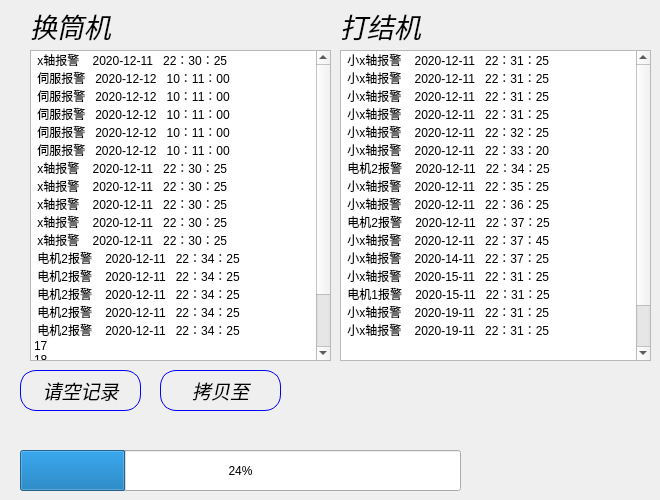
     <widget class="QWidget" name="window_warning">
      <widget class="QListWidget" name="listWidget">
       <property name="geometry">
        <rect>
         <x>30</x>
         <y>50</y>
         <width>301</width>
         <height>311</height>
        </rect>
       </property>
       <item>
        <property name="text">
         <string> x轴报警    2020-12-11   22：30：25</string>
        </property>
       </item>
       <item>
        <property name="text">
         <string> 伺服报警   2020-12-12   10：11：00</string>
        </property>
       </item>
       <item>
        <property name="text">
         <string> 伺服报警   2020-12-12   10：11：00</string>
        </property>
       </item>
       <item>
        <property name="text">
         <string> 伺服报警   2020-12-12   10：11：00</string>
        </property>
       </item>
       <item>
        <property name="text">
         <string> 伺服报警   2020-12-12   10：11：00</string>
        </property>
       </item>
       <item>
        <property name="text">
         <string> 伺服报警   2020-12-12   10：11：00</string>
        </property>
       </item>
       <item>
        <property name="text">
         <string> x轴报警    2020-12-11   22：30：25</string>
        </property>
       </item>
       <item>
        <property name="text">
         <string> x轴报警    2020-12-11   22：30：25</string>
        </property>
       </item>
       <item>
        <property name="text">
         <string> x轴报警    2020-12-11   22：30：25</string>
        </property>
       </item>
       <item>
        <property name="text">
         <string> x轴报警    2020-12-11   22：30：25</string>
        </property>
       </item>
       <item>
        <property name="text">
         <string> x轴报警    2020-12-11   22：30：25</string>
        </property>
       </item>
       <item>
        <property name="text">
         <string> 电机2报警    2020-12-11   22：34：25</string>
        </property>
       </item>
       <item>
        <property name="text">
         <string> 电机2报警    2020-12-11   22：34：25</string>
        </property>
       </item>
       <item>
        <property name="text">
         <string> 电机2报警    2020-12-11   22：34：25</string>
        </property>
       </item>
       <item>
        <property name="text">
         <string> 电机2报警    2020-12-11   22：34：25</string>
        </property>
       </item>
       <item>
        <property name="text">
         <string> 电机2报警    2020-12-11   22：34：25</string>
        </property>
       </item>
       <item>
        <property name="text">
         <string>17</string>
        </property>
       </item>
       <item>
        <property name="text">
         <string>18</string>
        </property>
       </item>
       <item>
        <property name="text">
         <string>19</string>
        </property>
       </item>
       <item>
        <property name="text">
         <string>20</string>
        </property>
       </item>
       <item>
        <property name="text">
         <string>21</string>
        </property>
       </item>
       <item>
        <property name="text">
         <string>22</string>
        </property>
       </item>
      </widget>
      <widget class="QPushButton" name="pushButton_clear">
       <property name="geometry">
        <rect>
         <x>20</x>
         <y>370</y>
         <width>121</width>
         <height>41</height>
        </rect>
       </property>
       <property name="font">
        <font>
         <family>Arial</family>
         <pointsize>14</pointsize>
         <weight>50</weight>
         <italic>true</italic>
         <bold>false</bold>
        </font>
       </property>
       <property name="styleSheet">
        <string notr="true">QPushButton{
 background:transparent;
 color: rgb(0, 0, 0);
 border-style:outset;
 border:1px solid blue;
 border-radius:16px
}

QPushButton:hover{
 background-color: rgb(45, 104, 125);
 border-style: inset;
}

QPushButton:checked{ 
 background-color: rgb(6, 99, 130);
 color: blue;
}</string>
       </property>
       <property name="text">
        <string>请空记录</string>
       </property>
       <property name="icon">
        <iconset resource="../qrc/tupian/zz.qrc">
         <normaloff>:/z/clear.png</normaloff>:/z/clear.png</iconset>
       </property>
       <property name="iconSize">
        <size>
         <width>30</width>
         <height>30</height>
        </size>
       </property>
      </widget>
      <widget class="QPushButton" name="btn_copy">
       <property name="geometry">
        <rect>
         <x>160</x>
         <y>370</y>
         <width>121</width>
         <height>41</height>
        </rect>
       </property>
       <property name="font">
        <font>
         <family>Arial</family>
         <pointsize>14</pointsize>
         <weight>50</weight>
         <italic>true</italic>
         <bold>false</bold>
        </font>
       </property>
       <property name="styleSheet">
        <string notr="true">QPushButton{
 background:transparent;
 color: rgb(0, 0, 0);
 border-style:outset;
 border:1px solid blue;
 border-radius:16px
}

QPushButton:hover{
 background-color: rgb(45, 104, 125);
 border-style: inset;
}

QPushButton:checked{ 
 background-color: rgb(6, 99, 130);
 color: blue;
}</string>
       </property>
       <property name="text">
        <string>拷贝至</string>
       </property>
       <property name="icon">
        <iconset resource="../qrc/tupian/zz.qrc">
         <normaloff>:/z/copy1.png</normaloff>:/z/copy1.png</iconset>
       </property>
       <property name="iconSize">
        <size>
         <width>40</width>
         <height>40</height>
        </size>
       </property>
      </widget>
      <widget class="QListWidget" name="listWidget_2">
       <property name="geometry">
        <rect>
         <x>340</x>
         <y>50</y>
         <width>311</width>
         <height>311</height>
        </rect>
       </property>
       <item>
        <property name="text">
         <string> 小x轴报警    2020-12-11   22：31：25</string>
        </property>
       </item>
       <item>
        <property name="text">
         <string> 小x轴报警    2020-12-11   22：31：25</string>
        </property>
       </item>
       <item>
        <property name="text">
         <string> 小x轴报警    2020-12-11   22：31：25</string>
        </property>
       </item>
       <item>
        <property name="text">
         <string> 小x轴报警    2020-12-11   22：31：25</string>
        </property>
       </item>
       <item>
        <property name="text">
         <string> 小x轴报警    2020-12-11   22：32：25</string>
        </property>
       </item>
       <item>
        <property name="text">
         <string> 小x轴报警    2020-12-11   22：33：20</string>
        </property>
       </item>
       <item>
        <property name="text">
         <string> 电机2报警    2020-12-11   22：34：25</string>
        </property>
       </item>
       <item>
        <property name="text">
         <string> 小x轴报警    2020-12-11   22：35：25</string>
        </property>
       </item>
       <item>
        <property name="text">
         <string> 小x轴报警    2020-12-11   22：36：25</string>
        </property>
       </item>
       <item>
        <property name="text">
         <string> 电机2报警    2020-12-11   22：37：25</string>
        </property>
       </item>
       <item>
        <property name="text">
         <string> 小x轴报警    2020-12-11   22：37：45</string>
        </property>
       </item>
       <item>
        <property name="text">
         <string> 小x轴报警    2020-14-11   22：37：25</string>
        </property>
       </item>
       <item>
        <property name="text">
         <string> 小x轴报警    2020-15-11   22：31：25</string>
        </property>
       </item>
       <item>
        <property name="text">
         <string> 电机1报警    2020-15-11   22：31：25</string>
        </property>
       </item>
       <item>
        <property name="text">
         <string> 小x轴报警    2020-19-11   22：31：25</string>
        </property>
       </item>
       <item>
        <property name="text">
         <string> 小x轴报警    2020-19-11   22：31：25</string>
        </property>
       </item>
       <item>
        <property name="text">
         <string/>
        </property>
       </item>
       <item>
        <property name="text">
         <string/>
        </property>
       </item>
       <item>
        <property name="text">
         <string/>
        </property>
       </item>
       <item>
        <property name="text">
         <string/>
        </property>
       </item>
       <item>
        <property name="text">
         <string/>
        </property>
       </item>
      </widget>
      <widget class="QLabel" name="label_121">
       <property name="geometry">
        <rect>
         <x>340</x>
         <y>10</y>
         <width>91</width>
         <height>31</height>
        </rect>
       </property>
       <property name="font">
        <font>
         <family>Arial</family>
         <pointsize>20</pointsize>
         <weight>50</weight>
         <italic>true</italic>
         <bold>false</bold>
        </font>
       </property>
       <property name="styleSheet">
        <string notr="true">color: rgb(0, 0, 0);</string>
       </property>
       <property name="text">
        <string>打结机</string>
       </property>
      </widget>
      <widget class="QLabel" name="label_120">
       <property name="geometry">
        <rect>
         <x>30</x>
         <y>10</y>
         <width>91</width>
         <height>31</height>
        </rect>
       </property>
       <property name="font">
        <font>
         <family>Arial</family>
         <pointsize>20</pointsize>
         <weight>50</weight>
         <italic>true</italic>
         <bold>false</bold>
        </font>
       </property>
       <property name="styleSheet">
        <string notr="true">color: rgb(0, 0, 0);</string>
       </property>
       <property name="text">
        <string>换筒机</string>
       </property>
      </widget>
      <widget class="QProgressBar" name="progressBar">
       <property name="geometry">
        <rect>
         <x>20</x>
         <y>450</y>
         <width>441</width>
         <height>41</height>
        </rect>
       </property>
       <property name="value">
        <number>24</number>
       </property>
      </widget>
     </widget>
